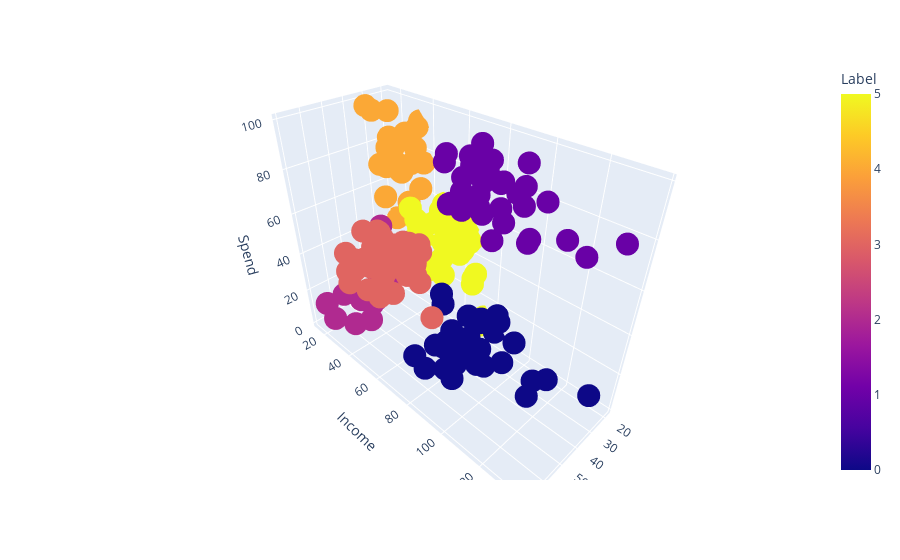

The notebook cell this image was saved under:
### Code cell
fig = px.scatter_3d(data_frame=X2, x='Age', y='Income', z='Spend', color='Label')
fig.show()

### Figure 1 — Plotly figure (JSON) as saved in the notebook; plotly's stock layout.template omitted (floating-point values rounded to 4 significant figures; data arrays with more than 128 entries replaced by an {"elided": "..."} marker saying what was removed)
{"data": [{"hovertemplate": "Age=%{x}<br>Income=%{y}<br>Spend=%{z}<br>Label=%{marker.color}<extra></extra>", "legendgroup": "", "marker": {"color": {"elided": "200 int values"}, "coloraxis": "coloraxis", "symbol": "circle"}, "mode": "markers", "name": "", "scene": "scene", "showlegend": false, "type": "scatter3d", "x": {"elided": "200 int values"}, "y": {"elided": "200 int values"}, "z": {"elided": "200 int values"}}], "layout": {"coloraxis": {"colorbar": {"title": {"text": "Label"}}, "colorscale": [[0, "#0d0887"], [0.1111, "#46039f"], [0.2222, "#7201a8"], [0.3333, "#9c179e"], [0.4444, "#bd3786"], [0.5556, "#d8576b"], [0.6667, "#ed7953"], [0.7778, "#fb9f3a"], [0.8889, "#fdca26"], [1, "#f0f921"]]}, "legend": {"tracegroupgap": 0}, "margin": {"t": 60}, "scene": {"domain": {"x": [0, 1], "y": [0, 1]}, "xaxis": {"title": {"text": "Age"}}, "yaxis": {"title": {"text": "Income"}}, "zaxis": {"title": {"text": "Spend"}}}}}
